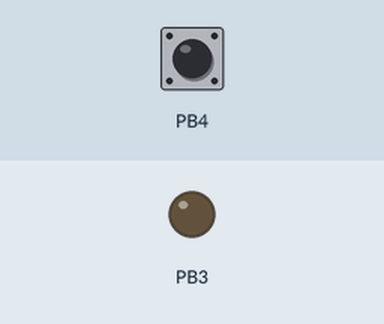
This sketch was run on a simulated ATtiny85, built with avr-gcc and run on an emulated ATtiny85. Shown: output pins drawn as LEDs (lit = HIGH). Inputs (shaded band) come from the test bench; at power-on: PB4 HIGH.

Above: at 1.2 s.
1.3 s: PB4 pulled LOW for 0.15 s
At 1.42 s:
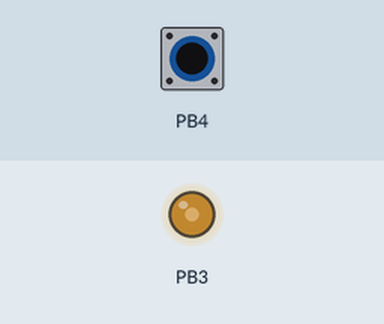
3.0 s: PB4 pulled LOW for 1 s
At 5.5 s:
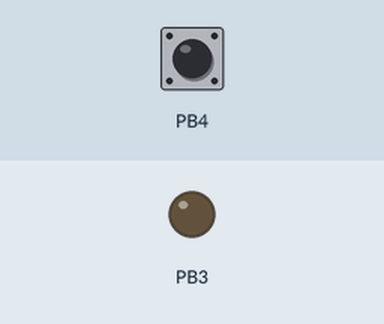
Timing chart, 0 to 7.0 s (numbered marks = the images above; inputs shaded):
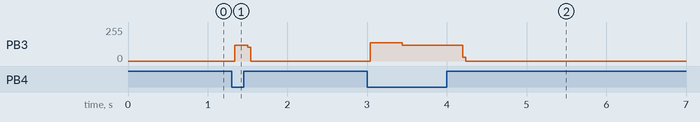

The sketch:

ATtiny45_Square_Wave.ino
```cpp
//Eastern Edge Robotics 2018
//Mark Belbin
//ATtiny code for the junction box
//Generates a 50% square wave to drive an acoustic transducer

#include <avr/io.h>

const int freq = 40000;

void setup() {
  pinMode(3, OUTPUT);
  pinMode(4, INPUT_PULLUP);
  cli();
  /*
  //Set timer control registers to 0
  TCCR0A = 0;
  TCCR0B = 0;

  //Set prescalling to 1
  TCCR0B |= (1 << CS00);

  //Enable clear timer on compare match (CTC) mode
  TCCR0A |= (1 << WGM01);

  //Set compare register
  //For square waves:
  //OCR0A = 8MHz/(f*2) - 1
  //Numbers > 255 are not permitted
  OCR0A = 100;

  //disable overflow interrupt, enable compare match interrupt
  TIMSK |=  (1 << OCIE0A);
  */
  TIMSK &= ~(1 << TOIE0);
  sei();
}

ISR(TIMER0_COMPA_vect) {
  PORTB ^= (1 << PB3);
}

void loop() {

  if (digitalRead(4) == LOW) {
    for(int i=0; i<15000; i++) {
        PORTB |= (1 << PB3);
        delayMicroseconds(6);
        PORTB &= ~(1 << PB3);
        delayMicroseconds(6);
     }
  }
}
```

Measured:
- after the input at 1.3 s, PB3: 0/255 → 118/255 at once, → 0/255 0.16 s later
- after the input at 3.0 s, PB3: 0/255 → 137/255 at once, → 118/255 0.40 s later, → 0/255 0.76 s later
